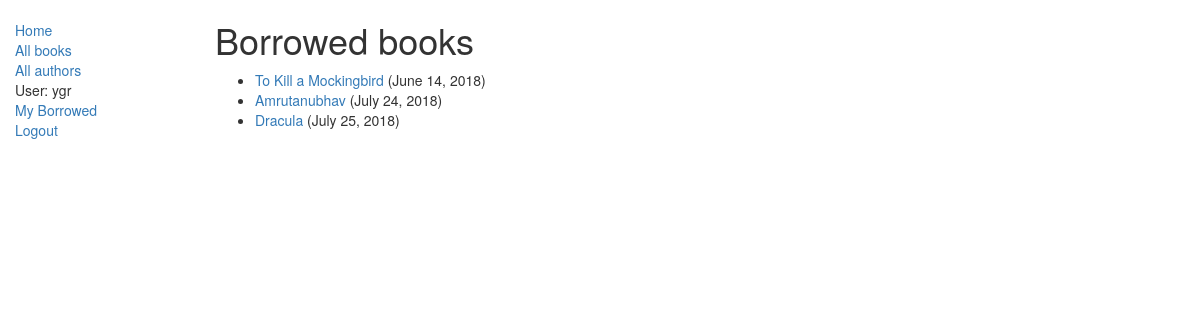
Page /catalog/mybooks/ (signed in) on the earlier database version.
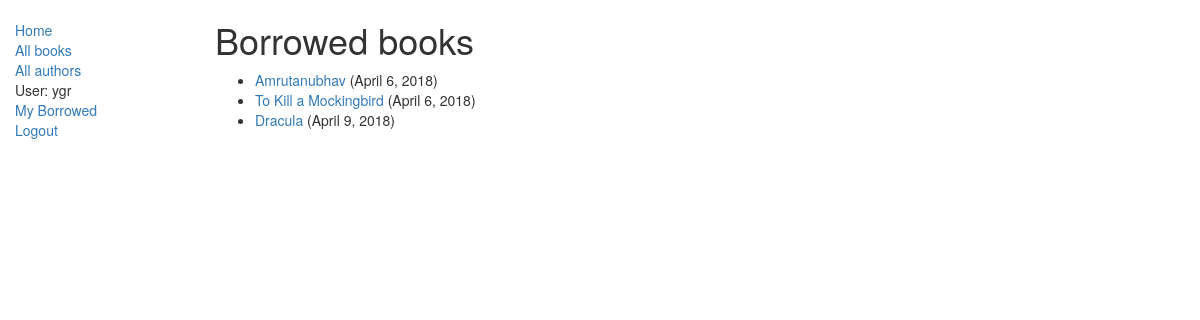
Same page on the later database version.
### catalog/models.py (models this page shows, shortened)
class BookInstance(models.Model):
	id = models.UUIDField(primary_key=True, default=uuid.uuid4, help_text='unique id for book')
	book = models.ForeignKey('Book', on_delete = models.SET_NULL, null=True)
	imprint = models.CharField(max_length=200)
	due_back = models.DateField(null=True, blank=True)
	borrower = models.ForeignKey(User, on_delete=models.SET_NULL, null=True, blank=True)
	LOAN_STATUS = (
		('m', 'Maintenance'),
		('o', 'On loan'),
		('a', 'Available'),
		('r', 'Reserved')
	)
	status = models.CharField(max_length=1, choices=LOAN_STATUS, blank=True, default='m', help_text='Book availability')
	class Meta:
		ordering = ['due_back']
		permissions = (("can_mark_returned", "Set book as returned"),)
	def display_loan_status(self):
		'''
		Displays loan status
		'''
		loan_status = [status[1] for status in self.LOAN_STATUS if status[0] == self.status]
		return f'{ loan_status[0] }'
	@property
	def is_overdue(self):
		if self.due_back and date.today() > self.due_back:
			return True
		return False
	display_loan_status.short_description = 'Loan Status'
	def display_title(self):
		'''
		Display book title
		'''
		return f'{self.book.title}'  # pylint: disable=E1101
	display_title.short_description = 'Title'

class Book(models.Model):
	title = models.CharField(max_length=200)
	author = models.ForeignKey('Author', on_delete=models.SET_NULL, null=True)
	summary = models.TextField(max_length=1000, help_text='Enter brief description of book')
	isbn = models.CharField('ISBN', max_length=13, help_text='13 chars')
	genre = models.ManyToManyField(Genre, help_text='Select a genre for this book')
	language = models.ForeignKey('Language', on_delete=models.SET_NULL, null=True)
	def display_genre(self):
		'''
		Creates a string for the genre
		'''
		return ', '.join([genre.name for genre in self.genre.all()[:2]])  # pylint: disable=E1101
	display_genre.short_description = 'Genre'
	def display_lang(self):
		'''
		Creates a string for the language
		'''
		return self.language
	display_lang.short_description = 'Language'

### catalog/views.py (the view)
# urls.py: path('mybooks/', views.LoanedBooksByUserListView.as_view(), name='my-borrowed'),
class LoanedBooksByUserListView(LoginRequiredMixin, generic.ListView):
	model = BookInstance
	template_name = 'catalog/bookinstance_list_borrowed_user.html'
	paginate_by = 10
	def get_queryset(self):
		return BookInstance.objects.filter(  # pylint: disable=E1101
				borrower = self.request.user
			).filter(
				status__exact = 'o'
			).order_by(
				'due_back'
			)

### catalog/templates/catalog/bookinstance_list_borrowed_user.html
{% extends "base_generic.html" %}
{% block content %}
    <h1>Borrowed books</h1>
    {% if bookinstance_list %}
    <ul>
      {% for bookinst in bookinstance_list %}
      <li class="{% if bookinst.is_overdue %}text-danger{% endif %}">
        <a href="{% url 'book-detail' bookinst.book.pk %}">
			{{bookinst.book.title}}
		</a>
		({{ bookinst.due_back }})
      </li>
      {% endfor %}
	</ul>
    {% else %}
      <p>There are no books borrowed.</p>
    {% endif %}
{% endblock %}

Differences in the rows shown:
changed BookInstance "Amrutanubhav": due_back "July 24, 2018" → "April 6, 2018"; moves up the list
changed BookInstance "To Kill a Mockingbird": due_back "June 14, 2018" → "April 6, 2018"
changed BookInstance "Dracula": due_back "July 25, 2018" → "April 9, 2018"
